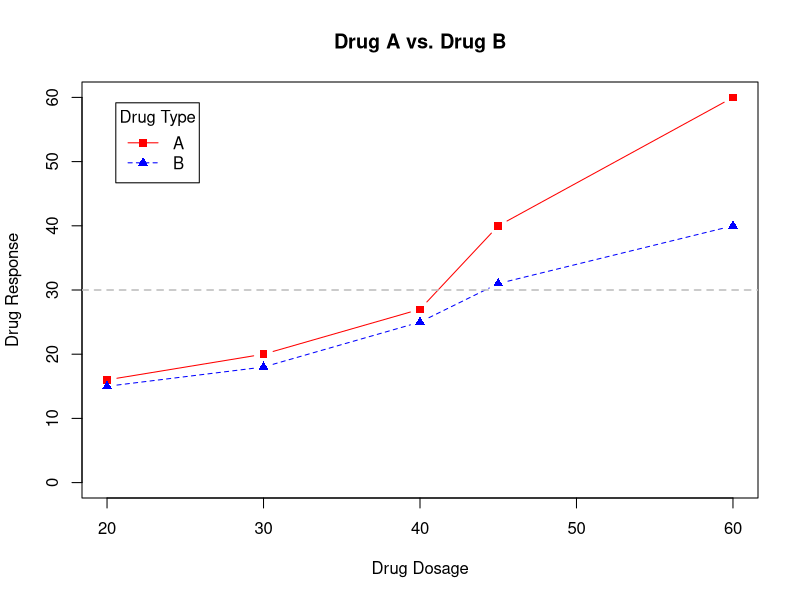
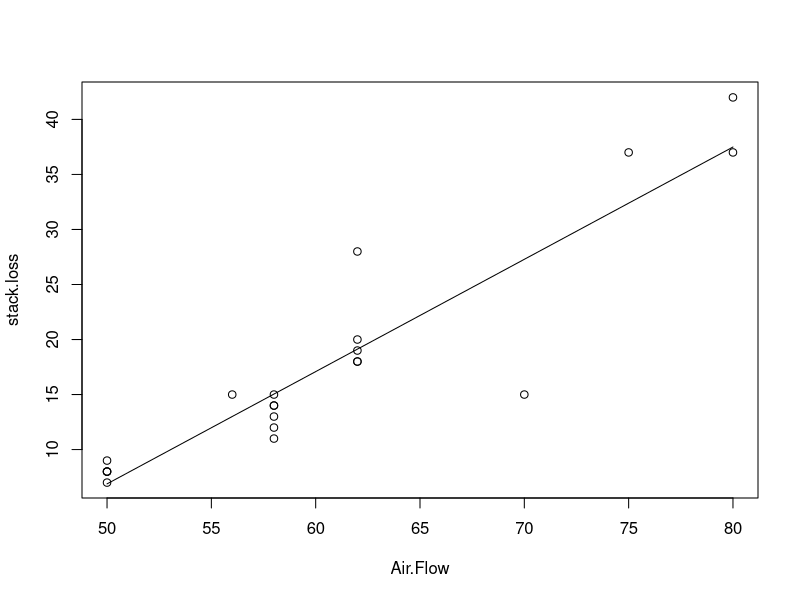
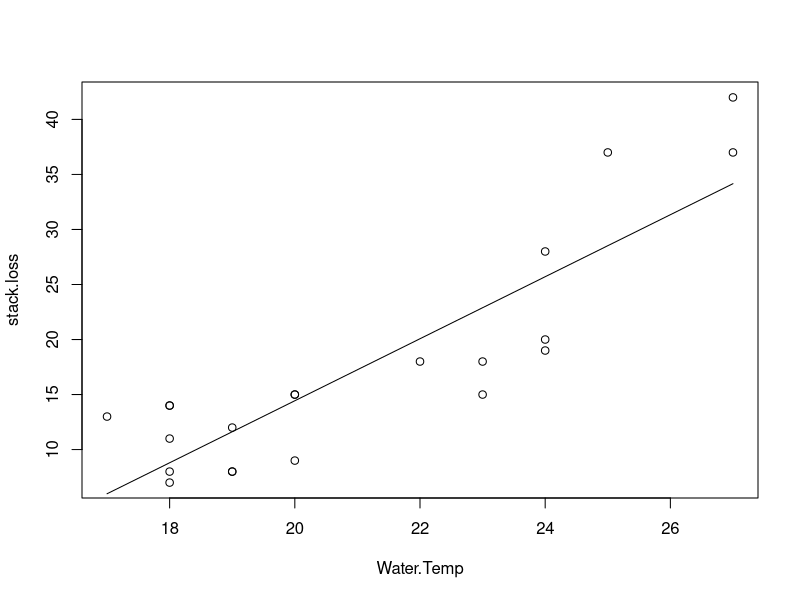

Write the R code that produced these figures, in order.
## ---- chunk 1
a = 5; b = 15; c = 10
# (i)
(a+b)/c
# (ii)
(-b+sqrt(b^2 - 4*a*c)/ (2*a))
# (iii)
a*c + abs(c-b)
# (iv)
(2*a-c)^2
## ---- chunk 2
# (i) Removing element from data vector
x <- c(20, 13, 14, 25, 16, 20, 10, 9, 23, 35, 70, 12, 15, 13, 10)
x <- x[-11]
print(x)

#(ii) Data vector (1 to 15)
x2 <- 1:15
print(x2)

#(iii) Data vector (1 to 24 by 2)
x3 <- seq(1, 24, 2)
print(x3)

#(iv) Matrix 
A <- matrix(1:12, nrow = 3, byrow = T)
print(A)

# (a) Row Sums 
rowSums(A)
# (b) Columns Sums
colSums(A)
# (c) Element at (2, 3) position 
A[2, 3]
## ---- chunk 3
# (i) First matrix 
A <- matrix(1:12, 3, 4, T)
A <- A[, -4]

print(A)

# (a) Transpose of A 
t(A)

# (b) Find the inverse of A
# solve(A) ---->>> It shows an error

# (c) Eigen values of A 
eigen(A)

# (ii) Second Matrix (B)
B <- matrix(c(7, 5, 2, 4, 6, 7, 1, 7, 3), 3, 3)

A + B
A - B

# (b) A*B
A %*% B
## ---- chunk 4
dosage <- c(20, 30, 40, 45, 60)
drugA <- c(16, 20, 27, 40, 60)
drugB <- c(15, 18, 25, 31, 40)

plot(dosage, drugA, type="b", pch=15, lty=1, col="red",
     ylim = c(0, 60), main = "Drug A vs. Drug B", 
     xlab ="Drug Dosage", ylab = "Drug Response")
lines(dosage, drugB, type = "b", pch=17, lty=2, col="blue")
abline(h=c(30), lwd=1.5, lty=2, col="gray")
legend("topleft", inset = 0.05, title = "Drug Type", c("A", "B"), lty=c(1, 2), col = c("red", "blue"), pch = c(15, 17))
## ---- chunk 5
# (i) Newton's method for finding root
f <- function(x) x^3 + 2*x^2 - 7
f. <- function(x) 3*x^2 + 4*x


calc_root <- function(x=1, tolerance = 0.0000001) {
  while(abs(f(x)) > tolerance) {
    x <- x - f(x) / f.(x)
  }
  return(x)
}

tolerance = 0.0000001
calc_root(x=1, tolerance)

# Solve the quadratic equation using if-else (x^2 + 2*x-7=0)
a = 1; b = 2; c = -7
root_1 = root_2 = NULL
dis = b^2 - 4*a*c

if(dis < 0) {
  cat("Roots are imaginary\n")
  dis = dis + 0i  # converting into complex form
}

root_1 = (-b + sqrt(dis))/(2*a)
root_2 = (-b - sqrt(dis))/(2*a)

cat("The roots are", round(root_1, 2), "and", round(root_2, 2), "\n")


# Solve the function using repeat()
g <- function(x) x^2  + 2*x - 7
g. <- function(x) 2*x + 2
calc_root2 <- function(x=1, tolerance = 0.0000001) {
  repeat{
    if(abs(g(x)) < tolerance) {
      break
    }
    x <- x - g(x)/g.(x) 
  }
  return(x)
}

root_1 = calc_root2(x=1, tolerance)
root_2 = calc_root2(x=-4, tolerance)

cat("The roots are", round(root_1, 2), "and", round(root_2, 2), "\n")

# (iv) Compute coefficient of variance
y <- c(5, 6, 2, 8, 5, 9, 2, 4, 8, 3, 1, 9)

cv = sd(y) / mean(y)
cat("Coefficient of variation is ", cv)
## ---- chunk 6
head(stackloss)
attach(stackloss)
# stack.loss = a + b*Air.Flow
fit1 <- lm(stack.loss ~ Air.Flow)
fit1
summary(fit1)
plot(Air.Flow, stack.loss)
lines(Air.Flow, fitted(fit1))
## ---- chunk 7
head(stackloss)
attach(stackloss)
# stack.loss = a + b*Water.Temp
fit2 <- lm(stack.loss ~ Water.Temp)
fit2
summary(fit2)
plot(Water.Temp, stack.loss)
lines(Water.Temp, fitted(fit2))
